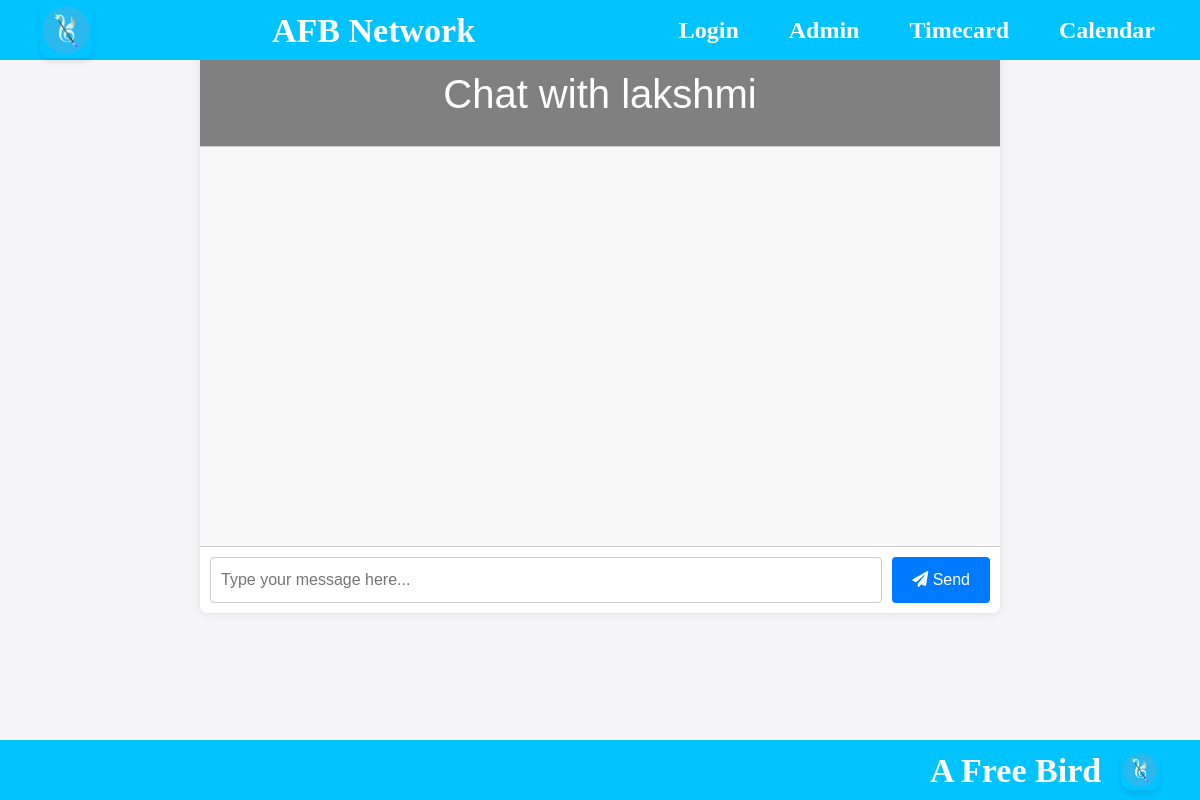
Before: /talk/1/ (signed in) with the older database file.
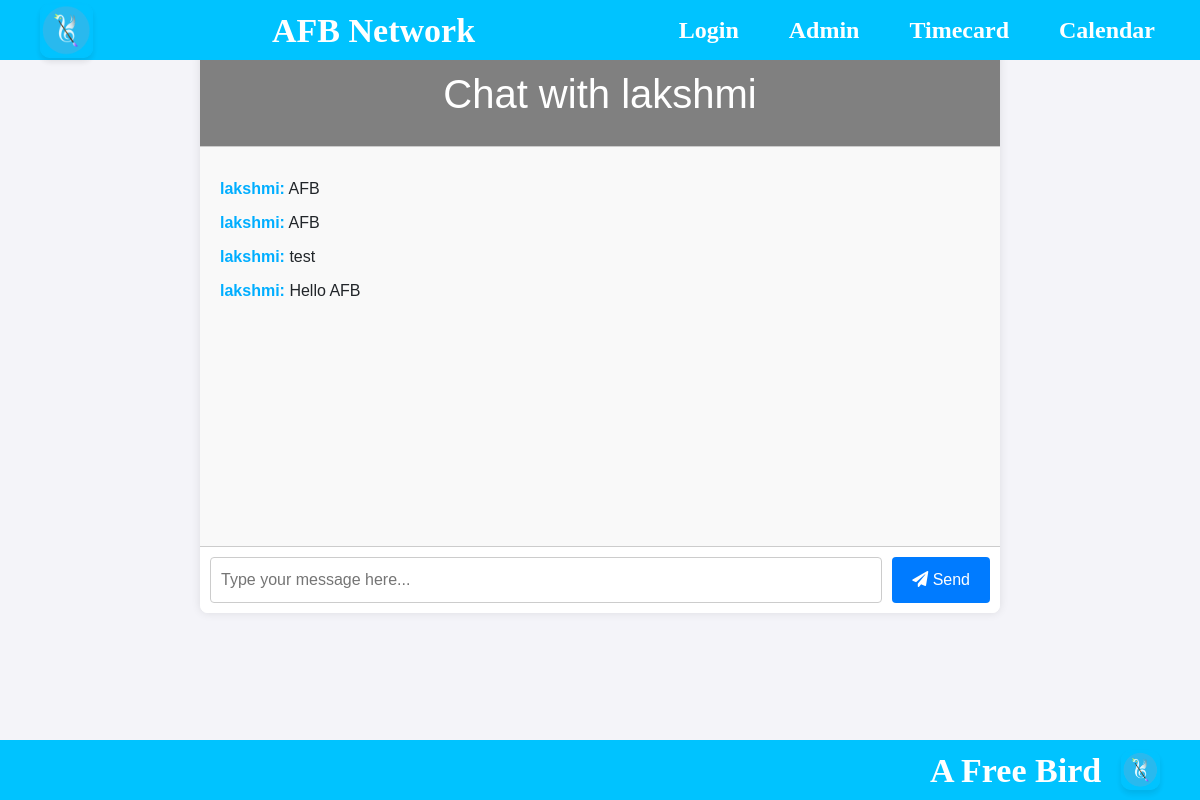
After: the same page with the newer database file.
### afb_network/models.py (models this page shows, shortened)
class ChatMessage(models.Model):
    sender = models.ForeignKey(User, related_name='sent_messages', on_delete=models.CASCADE)
    receiver = models.ForeignKey(User, related_name='received_messages', on_delete=models.CASCADE)
    message = models.TextField()
    timestamp = models.DateTimeField(auto_now_add=True)

### afb_network/views.py (the view, shortened to what this page needs)
# urls.py: path('talk/<int:user_id>/', views.talk, name='talk_url_name'),
def talk(request, user_id):
    user_profile = get_object_or_404(EmployeeProfile, user__id=user_id)
    username = user_profile.user.username
    messages = ChatMessage.objects.filter(
        sender=request.user, receiver=user_profile.user
    ) | ChatMessage.objects.filter(
        sender=user_profile.user, receiver=request.user
    ).order_by('timestamp')
    return render(request, 'chat.html', {
        'username': username,
        'messages': messages
    })

### afb_network/source/templates/chat.html (shortened to what this page needs)
{% extends 'base.html' %}
{% block content %}
<!DOCTYPE html>
<html>
<head>
    <link rel="stylesheet" href="https://cdnjs.cloudflare.com/ajax/libs/font-awesome/5.15.3/css/all.min.css">
</head>
<body>
    <div class="chat-container">
        <div class="chat-header">
            <h1>Chat with {{ username }}</h1>
        </div>
        <div class="chat-log" id="chat-log">
            {% for message in messages %}
                <p><strong>{{ message.sender.username }}:</strong> {{ message.message }}</p>
            {% endfor %}
        </div>
        <form method="post" class="chat-form">
            <input id="chat-message-input" type="text" name="message" placeholder="Type your message here...">
            <button id="chat-message-submit" type="submit"><i class="fas fa-paper-plane"></i> Send</button>
        </form>
    </div>
</body>
</html>
{% endblock %}

Changed rows visible on the page:
added ChatMessage: sender.username "lakshmi", message "AFB"
added ChatMessage: sender.username "lakshmi", message "AFB"
added ChatMessage: sender.username "lakshmi", message "test"
added ChatMessage: sender.username "lakshmi", message "Hello AFB"
